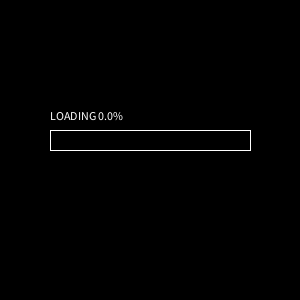
Frame 1 (no input)
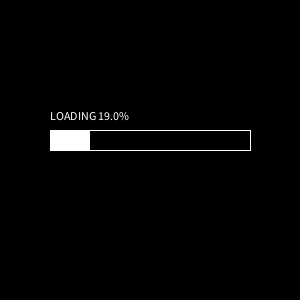
Frame 60 (the mouse pressed at the canvas centre just before this capture)
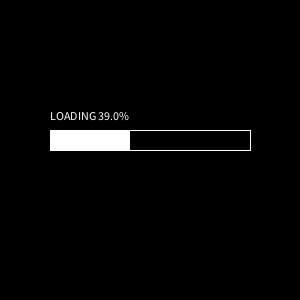
Frame 120 (the mouse held since frame 60 and released just before this capture)

The Processing sketch that drew these frames (run headless with seeded random() and noise(); from frame 60 on, the mouse is pressed at the canvas centre):

// Processing sketch: processing_73320
// ── processing_73320.pde

float fil; 
float filPercnt;

void setup() {
  size( 300, 300);
  smooth();
  
  fil = 0;
  filPercnt = 0;
}

void draw() {
  background(0);
  noFill();
  stroke(255);
  rect(50, height/2 - 20, 200, 20);
  if( fil > 200) {
    fil += 0;
  }
  if(fil < 200) {
    fil += 0.66;
  }
  fill(255);
  rect(50, height/2 -20, fil, 20);
  filPercnt = int(map(fil, 0, 200, 0, 100));
  text("LOADING "+filPercnt+"%", 50, height/2-30);
}

void mouseClicked() {
  if( fil > 199) {
    fil = 0;
  }
}
